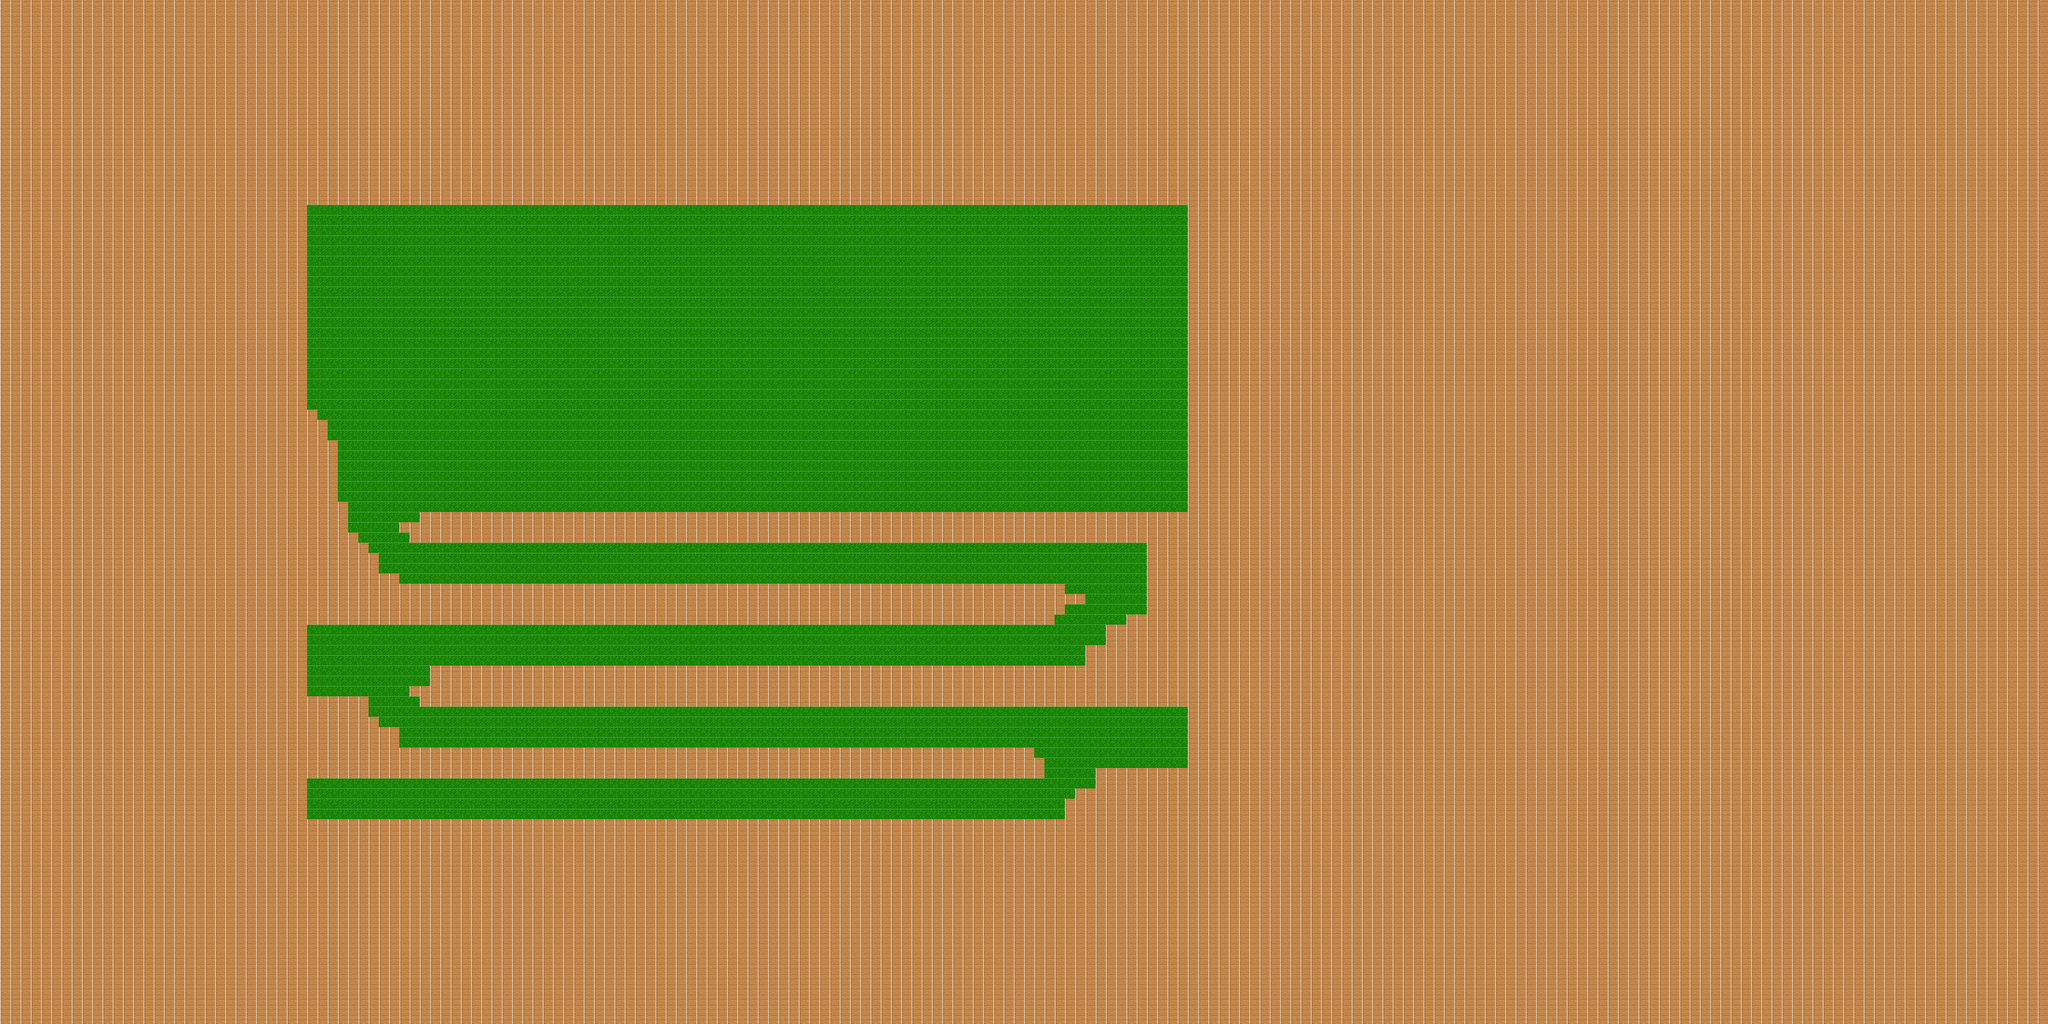

This is a level from a 2D game, rendered from its Tiled map with the project's own tilesets. A one-line summary and the map file follow, with tile-layer data summarised:
An orthogonal 200x100 tile map with 32x32 px tiles, 2 tile layers (Background, Blocks).

<map version="1.10" tiledversion="1.10.2" orientation="orthogonal" renderorder="right-down" width="200" height="100" tilewidth="32" tileheight="32" infinite="0" nextlayerid="3" nextobjectid="1">
 <tileset firstgid="1" source="blockset.tsx" />
 <layer id="1" name="Background" width="200" height="100">
  <data>[20000 cells, 6260 non-empty, 1 distinct tile ids]</data>
 </layer>
 <layer id="2" name="Blocks" width="200" height="100">
  <data>[20000 cells, 16108 non-empty, 1 distinct tile ids]</data>
 </layer>
</map>
